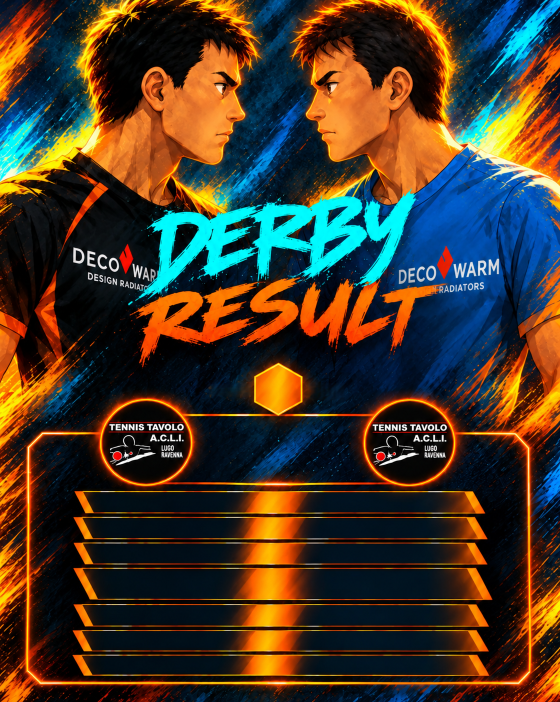
#> input picture assets/templates/derby_result.png, 1120 x 1404 px (shown at 1/2 size)
$ python derby_result.py
#> lines starting #> are read from the running program, lines starting #| are printed output that depends on the picture
from PIL import Image, ImageDraw, ImageFont
import os
import difflib
#import matplotlib.pyplot as plt
# --- FUNZIONE HELPER PER CARICARE I FONT IN SICUREZZA ---

def load_font(path, size, default_font=None):
                try:
                                # Pillow supporta dimensioni float nelle versioni recenti
                                return ImageFont.truetype(path, size)
                except OSError:
                                print(f"ATTENZIONE: Font non trovato in '{path}'. Uso un default brutto.")
                                return default_font if default_font else ImageFont.load_default()

def wrap_text(text, font, max_width):
                """Divide il testo in righe usando la larghezza reale del font."""
                words = text.split()
                lines = []
                current_line = []

                for word in words:
                                candidate = " ".join(current_line + [word])
                                if current_line and font.getlength(candidate) > max_width:
                                                lines.append(" ".join(current_line))
                                                current_line = [word]
                                else:
                                                current_line.append(word)

                if current_line:
                                lines.append(" ".join(current_line))

                return "\n".join(lines)


def derby_result(
                nome_team_casa,
                nome_team_ospiti,
                nome_serie,
                giocatori_casa,
                giocatori_ospiti,
                punteggio,
                punteggi_partite,
                giornata=1
):
#> called with nome_team_casa = 'TT ACLI C2 LUGO', nome_team_ospiti = "USD Apuania Carrara Tennistavolo 'B'", nome_serie = 'C2', punteggio = '5 - 2', giornata = 1
                print("--- Inizio creazione locandina ---")

                # Preserve original names for file naming (avoid embedded newlines)

                nome_team_casa = nome_team_casa
                nome_team_ospiti = nome_team_ospiti
                bg_path1 = "assets/templates/derby_result.png" # Sfondo principale

                base = Image.open(bg_path1).convert("RGBA")
#> base is the input picture: PIL image 1120x1404 RGBA; mean R, G, B, A 70.1, 56.1, 40.1, 255
                W, H = base.size # Dimensioni totali immagine
#> W = 1120; H = 1404
                TEXT_COLOR = "white" # Tutti i testi sono bianchi
                font_serie = load_font("assets/fonts/Montserrat-ExtraBold.ttf", 55)
                font_nomi = load_font("assets/fonts/Montserrat-ExtraBold.ttf", 25)
                font_squadre = load_font("assets/fonts/Montserrat-ExtraBold.ttf", 30)
                font_punteggi = load_font("assets/fonts/Montserrat-ExtraBold.ttf", 40)

                font_punteggio = load_font("assets/fonts/Anton-Regular.ttf", 120)
                draw = ImageDraw.Draw(base)
                draw.text((W/2-5, 775),nome_serie, font=font_serie, fill=TEXT_COLOR, anchor="mm", align="center")
                draw.text((W/2-5, 900),punteggio, font=font_punteggio, fill=TEXT_COLOR, anchor="mm", align="center")
                nomi_team_casa_wrapped = wrap_text(nome_team_casa, font_squadre, 350)
                nomi_team_ospiti_wrapped = wrap_text(nome_team_ospiti, font_squadre , 350)

                posx_casa = 290
                posy_casa = 750
                draw.text((posx_casa, posy_casa),nomi_team_casa_wrapped, font=font_squadre, fill=TEXT_COLOR, anchor="mm", align="center")
                draw.text((W-posx_casa, posy_casa),nomi_team_ospiti_wrapped, font=font_squadre, fill=TEXT_COLOR, anchor="mm", align="center")
                center_x1 = 335
                center_x2 = W-center_x1
#> center_x2 = 785
                altezza_iniziale = 1003
                step = [50, 50, 65, 63, 50, 50, 50]  # Passo per ogni riga di giocatori
                for i in range(0, len(giocatori_casa)):
                                draw.text((W/2-10, altezza_iniziale + sum(step[:i])), punteggi_partite[i], font=font_punteggi, fill=TEXT_COLOR, anchor="mm", align="center")
                                draw.text((center_x1, altezza_iniziale +sum(step[:i])),giocatori_casa[i], font=font_nomi, fill=TEXT_COLOR, anchor="mm", align="center")
                                draw.text((center_x2, altezza_iniziale + sum(step[:i])),giocatori_ospiti[i], font=font_nomi, fill=TEXT_COLOR, anchor="mm", align="center")


                # 6. SALVATAGGIO FINALE
                os.makedirs("output", exist_ok=True)
                nome_file_output1 = f"derby_{giornata}.png"
                base.save(nome_file_output1)
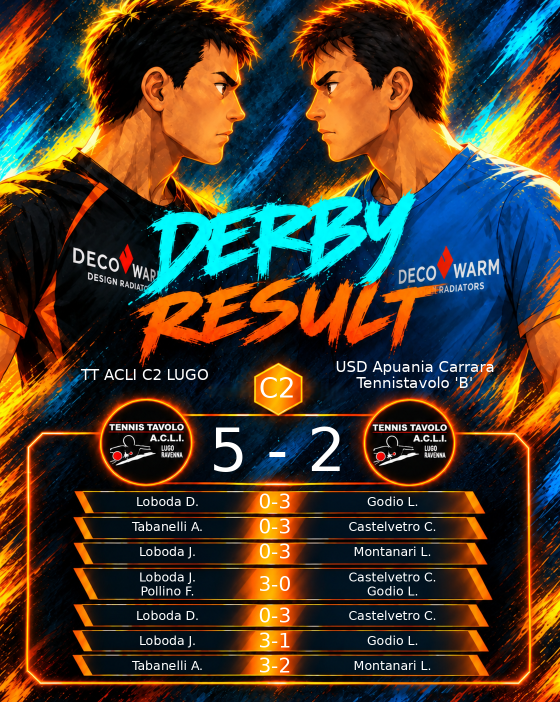
#> saved as derby_1.png: PIL image 1120x1404 RGBA (shown at 1/2 size); mean R, G, B, A 73.3, 59.4, 43.6, 255
                # base2.save(nome_file_output2)
                # plt.figure(figsize=(W/100, H/100), dpi=100)
                # plt.imshow(base)
                # plt.axis('off')  # Disattiva gli assi
                print(f"--- FINITO! Locandina salvata ---")
                return base

# --- BLOCCO DI TEST CON I DATI DELLA TUA IMMAGINE ---
#punteggio=["5-2", "3-4", "4-3", "2-5", "1-6", "3-4"],
if __name__ == "__main__":
                # Dati presi esattamente dalla tua immagine di esempio
                derby_result(
                                nome_team_casa="TT ACLI C2 LUGO",
                                nome_team_ospiti="USD Apuania Carrara Tennistavolo 'B'",
                                nome_serie="C2",
                                giocatori_casa=["Loboda D.", "Tabanelli A.", "Loboda J.", "Loboda J.\nPollino F.", "Loboda D.", "Loboda J.", "Tabanelli A."],
                                # Nota: Ho aggiunto \n per il doppio per farlo andare a capo se il font lo supporta, altrimenti uscirà su una riga
                                giocatori_ospiti=["Godio L.", "Castelvetro C.", "Montanari L.", "Castelvetro C.\nGodio L.", "Castelvetro C.", "Godio L.", "Montanari L."],
                                punteggio="5 - 2",
                                punteggi_partite =["0-3", "0-3", "0-3", "3-0", "0-3", "3-1", "3-2"],
                                )
